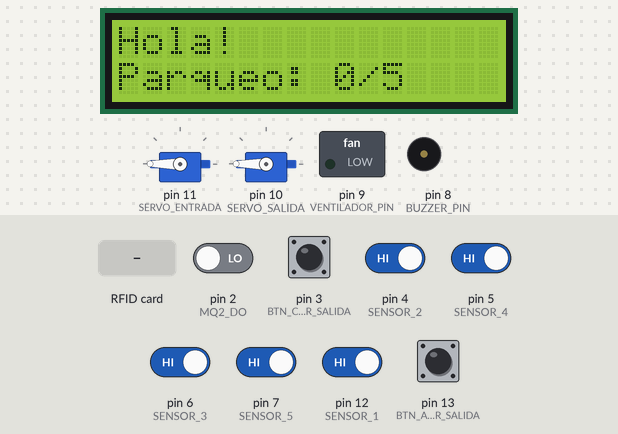
Recording of a sketch running on a simulated Arduino Uno, built with avr-gcc and run on an emulated ATmega328P. Parts: 16×2 character LCD, 2 × servo, switched loads named in the sketch (green lamp = pin HIGH), buzzer (waves = sounding, pin HIGH). The inputs (shaded band) are chosen by the test bench; at power-on: pin 3 (BTN_CERRAR_SALIDA), pin 4 (SENSOR_2), pin 5 (SENSOR_4), pin 6 (SENSOR_3), pin 7 (SENSOR_5), pin 12 (SENSOR_1), pin 13 (BTN_ABRIR_SALIDA) HIGH, pin 2 (MQ2_DO) LOW. What the sketch prints to the serial monitor is not drawn.

Above: at 2.2 s.
2.3 s: RFID card 5E 7A 19 C4 held to the reader
At 2.7 s:
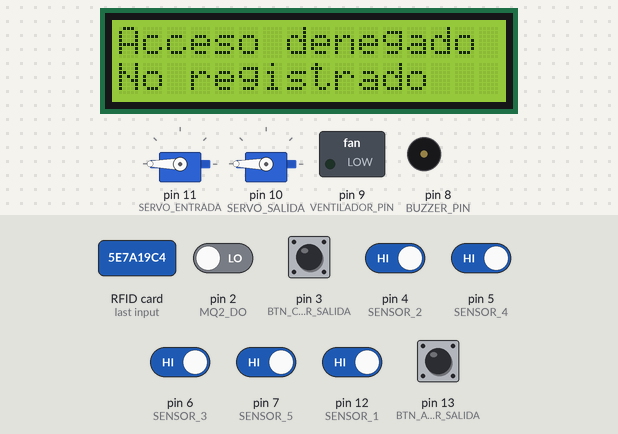
5.3 s: pin 13 (BTN_ABRIR_SALIDA) pulled LOW for 0.15 s
At 5.7 s:
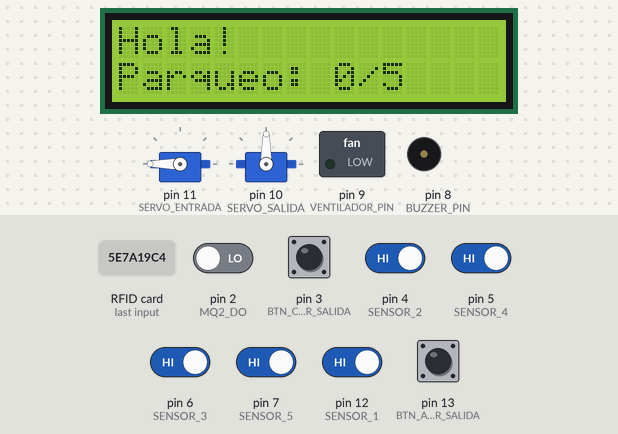
6.9 s: pin 4 (SENSOR_2) driven LOW
At 7.4 s:
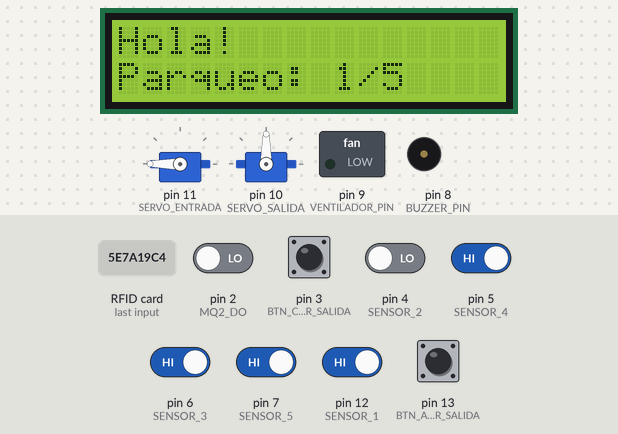
8.5 s: pin 12 (SENSOR_1) driven LOW
At 9.2 s:
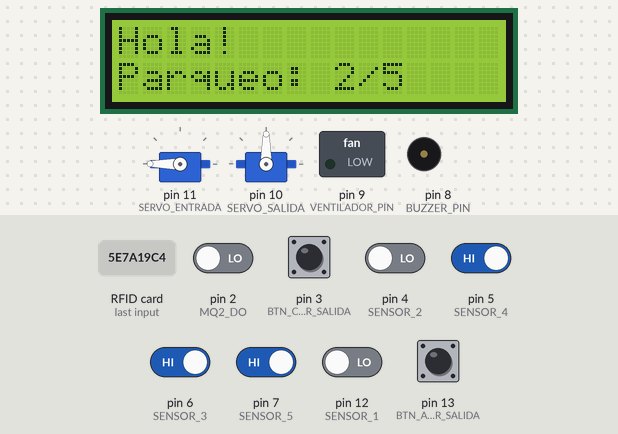
10.2 s: pin 5 (SENSOR_4) driven LOW
At 11.0 s:
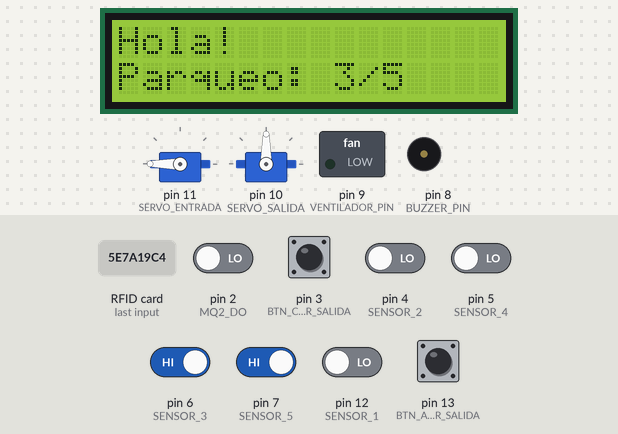
11.8 s: pin 6 (SENSOR_3) driven LOW
At 12.9 s:
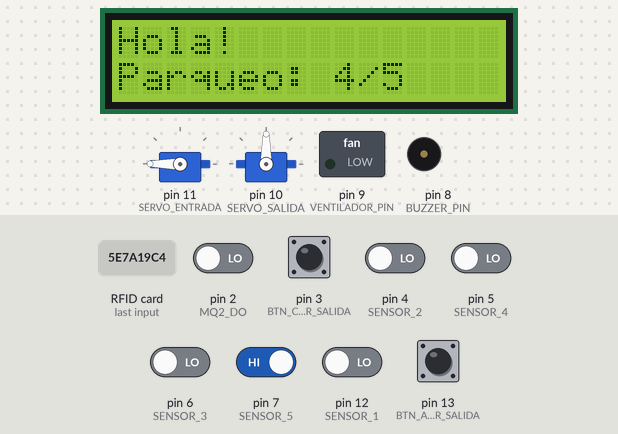
Timing chart, 0 to 14.4 s (numbered marks = the images above; inputs shaded):
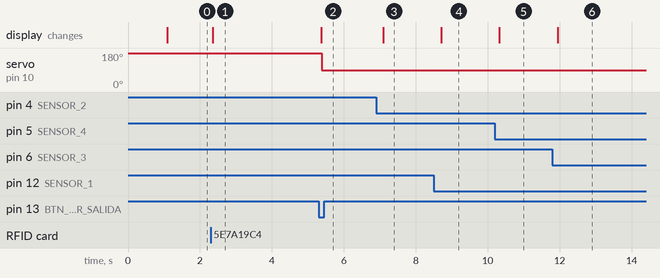

Measured:
- after the input at 2.3 s, the display: changes after 0.06 s (image 1)
- after the input at 5.3 s, servo on pin 10 (SERVO_SALIDA): 180° → 90° after 0.08 s
- after the input at 6.9 s, the display: changes after 0.19 s (image 3)
- after the input at 8.5 s, the display: changes after 0.21 s (image 4)
- after the input at 10.2 s, the display: changes after 0.12 s (image 5)
- after the input at 11.8 s, the display: changes after 0.14 s (image 6)

The sketch:

parqueo.ino
```cpp
#include <Wire.h>
#include <LiquidCrystal_I2C.h>
#include <Adafruit_PN532.h>
#include <Servo.h>

LiquidCrystal_I2C lcd(0x26, 16, 2);
Adafruit_PN532 nfc(-1, -1);
Servo servoEntrada;
Servo servoSalida;

#define MQ2_DO         2
#define BUZZER_PIN     8
#define SERVO_ENTRADA  11
#define SERVO_SALIDA   10
#define VENTILADOR_PIN 9

#define BTN_ABRIR_SALIDA  13
#define BTN_CERRAR_SALIDA 3

#define SENSOR_1        12
#define SENSOR_2        4
#define SENSOR_3        6
#define SENSOR_4        5
#define SENSOR_5        7
#define TOTAL_PARQUEOS  5

volatile bool alertaGasActiva = false;
volatile bool cambioGas       = false;

uint8_t tarjetasUID[][7] = {
  {0x82, 0xC8, 0x7B, 0x05, 0x00, 0x00, 0x00},
  {0x2A, 0x43, 0x09, 0x02, 0x00, 0x00, 0x00},
  {0xC5, 0xEA, 0xB1, 0x2B, 0x00, 0x00, 0x00},
  {0x04, 0x3F, 0x75, 0xCA, 0x52, 0x76, 0x80},
  {0x09, 0x1E, 0x1B, 0x60, 0x00, 0x00, 0x00}
};
uint8_t tarjetasLongitud[] = {4, 4, 4, 7, 4};
String usuarios[] = {
  "Alexxander IronF",
  "Platinum Trinity",
  "Revolver Ocelot",
  "Inspector Lunge",
  "Booster Gold"
};
const int totalUsuarios = sizeof(usuarios) / sizeof(usuarios[0]);

void ISR_Gas() {
  cambioGas = true;
}

int contarOcupados() {
  int ocupados = 0;
  if (digitalRead(SENSOR_1) == LOW) ocupados++;
  if (digitalRead(SENSOR_2) == LOW) ocupados++;
  if (digitalRead(SENSOR_3) == LOW) ocupados++;
  if (digitalRead(SENSOR_4) == LOW) ocupados++;
  if (digitalRead(SENSOR_5) == LOW) ocupados++;
  return ocupados;
}

void mostrarPantallaGas() {
  lcd.clear();
  lcd.setCursor(0, 0);
  lcd.print("!! ALERTA GAS !!");
  lcd.setCursor(0, 1);
  lcd.print("Evacuar zona!!");
}

void mostrarPantallaLleno() {
  lcd.clear();
  lcd.setCursor(0, 0);
  lcd.print("** LLENO **");
  lcd.setCursor(0, 1);
  lcd.print("No hay espacios");
}

void refrescarPantalla(int ocupados) {
  lcd.clear();
  lcd.setCursor(0, 0);
  lcd.print("Hola!");
  lcd.setCursor(0, 1);
  lcd.print("Parqueo: ");
  lcd.print(ocupados);
  lcd.print("/");
  lcd.print(TOTAL_PARQUEOS);
}

String buscarUsuario(uint8_t* uid, uint8_t longitud) {
  for (int i = 0; i < totalUsuarios; i++) {
    if (tarjetasLongitud[i] != longitud) continue;
    bool coincide = true;
    for (int j = 0; j < longitud; j++) {
      if (tarjetasUID[i][j] != uid[j]) { coincide = false; break; }
    }
    if (coincide) return usuarios[i];
  }
  return "";
}

void setup() {
  Serial.begin(9600);

  lcd.init();
  lcd.backlight();

  pinMode(BUZZER_PIN, OUTPUT);
  digitalWrite(BUZZER_PIN, LOW);

  pinMode(VENTILADOR_PIN, OUTPUT);
  digitalWrite(VENTILADOR_PIN, LOW);

  pinMode(MQ2_DO, INPUT);
  attachInterrupt(digitalPinToInterrupt(MQ2_DO), ISR_Gas, CHANGE);

  pinMode(SENSOR_1, INPUT_PULLUP);
  pinMode(SENSOR_2, INPUT_PULLUP);
  pinMode(SENSOR_3, INPUT_PULLUP);
  pinMode(SENSOR_4, INPUT_PULLUP);
  pinMode(SENSOR_5, INPUT_PULLUP);

  pinMode(BTN_ABRIR_SALIDA,  INPUT_PULLUP);
  pinMode(BTN_CERRAR_SALIDA, INPUT_PULLUP);

  servoEntrada.attach(SERVO_ENTRADA);
  servoEntrada.write(180);
  Serial.println("Talanquera ENTRADA: posicion inicial (180°)");
  delay(500);

  servoSalida.attach(SERVO_SALIDA);
  servoSalida.write(180);
  Serial.println("Talanquera SALIDA: posicion inicial (180°)");
  delay(500);

  refrescarPantalla(contarOcupados());
  Serial.println("Sistema iniciado");

  nfc.begin();
  uint32_t version = nfc.getFirmwareVersion();
  if (!version) {
    lcd.clear();
    lcd.setCursor(0, 0);
    lcd.print("PN532 error");
    Serial.println("ERROR: PN532 no encontrado");
    while (1);
  }
  nfc.SAMConfig();
  Serial.println("Sistema listo");
}

void loop() {

  // ── 1. PROCESAR EVENTO DE ISR (máxima prioridad) ──────────────────
  if (cambioGas) {
    cambioGas = false;

    bool gasDetectado = (digitalRead(MQ2_DO) == LOW);

    if (gasDetectado) {
      alertaGasActiva = true;
      digitalWrite(BUZZER_PIN, HIGH);
      digitalWrite(VENTILADOR_PIN, HIGH);
      Serial.println("Ventilador: ON");

      servoEntrada.write(90);
      Serial.println("Talanquera ENTRADA: abierta por gas (90°)");
      delay(500);
      servoSalida.write(90);
      Serial.println("Talanquera SALIDA: abierta por gas (90°)");

      mostrarPantallaGas();
      Serial.println("ALERTA GAS!");
    } else {
      alertaGasActiva = false;
      digitalWrite(BUZZER_PIN, LOW);
      digitalWrite(VENTILADOR_PIN, LOW);
      Serial.println("Ventilador: OFF");

      servoEntrada.write(180);
      Serial.println("Talanquera ENTRADA: cerrada (180°)");
      delay(500);
      servoSalida.write(180);
      Serial.println("Talanquera SALIDA: cerrada (180°)");

      Serial.println("Gas normalizado");
      refrescarPantalla(contarOcupados());
    }
  }

  if (alertaGasActiva) {
    return;
  }

  // ── 2. BOTONES SALIDA ─────────────────────────────────────────────
  if (digitalRead(BTN_ABRIR_SALIDA) == LOW) {
    servoSalida.write(90);
    Serial.println("Talanquera SALIDA: abierta por boton (90°)");
    delay(300);  // antirebote
  }

  if (digitalRead(BTN_CERRAR_SALIDA) == LOW) {
    servoSalida.write(180);
    Serial.println("Talanquera SALIDA: cerrada por boton (180°)");
    delay(300);  // antirebote
  }

  // ── 3. ESTADO DEL PARQUEO ─────────────────────────────────────────
  static int ocupadosAnterior = -1;
  int ocupadosActual = contarOcupados();

  if (ocupadosActual != ocupadosAnterior) {
    ocupadosAnterior = ocupadosActual;
    Serial.print("Parqueo: ");
    Serial.print(ocupadosActual);
    Serial.print("/");
    Serial.println(TOTAL_PARQUEOS);
    Serial.print("Sensor 1 (pin 12): "); Serial.println(digitalRead(SENSOR_1) == LOW ? "OCUPADO" : "libre");
    Serial.print("Sensor 2 (pin 4):  "); Serial.println(digitalRead(SENSOR_2) == LOW ? "OCUPADO" : "libre");
    Serial.print("Sensor 3 (pin 6):  "); Serial.println(digitalRead(SENSOR_3) == LOW ? "OCUPADO" : "libre");
    Serial.print("Sensor 4 (pin 5):  "); Serial.println(digitalRead(SENSOR_4) == LOW ? "OCUPADO" : "libre");
    Serial.print("Sensor 5 (pin 7):  "); Serial.println(digitalRead(SENSOR_5) == LOW ? "OCUPADO" : "libre");

    if (ocupadosActual >= TOTAL_PARQUEOS) {
      mostrarPantallaLleno();
    } else {
      refrescarPantalla(ocupadosActual);
    }
  }

  if (ocupadosActual >= TOTAL_PARQUEOS) {
    return;
  }

  // ── 4. LECTURA DE TARJETAS ────────────────────────────────────────
  uint8_t uid[7];
  uint8_t uidLength;

  if (nfc.readPassiveTargetID(PN532_MIFARE_ISO14443A, uid, &uidLength, 100)) {

    Serial.println("---------------------------");
    Serial.println("Tarjeta detectada!");
    Serial.print("ID: ");
    for (int i = 0; i < uidLength; i++) {
      if (uid[i] < 0x10) Serial.print("0");
      Serial.print(uid[i], HEX);
      Serial.print(" ");
    }
    Serial.println();

    String nombre = buscarUsuario(uid, uidLength);
    lcd.clear();

    if (nombre != "") {
      lcd.setCursor(0, 0);
      lcd.print("Bienvenido!");
      lcd.setCursor(0, 1);
      lcd.print(nombre);
      Serial.print("Acceso concedido: ");
      Serial.println(nombre);

      servoEntrada.write(90);
      Serial.println("Talanquera ENTRADA: abierta (90°)");
    } else {
      lcd.setCursor(0, 0);
      lcd.print("Acceso denegado");
      lcd.setCursor(0, 1);
      lcd.print("No registrado");
      Serial.println("Acceso denegado");
    }

    Serial.println("---------------------------");
    delay(3000);
    servoEntrada.write(180);
    Serial.println("Talanquera ENTRADA: cerrada (180°)");
    refrescarPantalla(ocupadosActual);
  }
}
```
